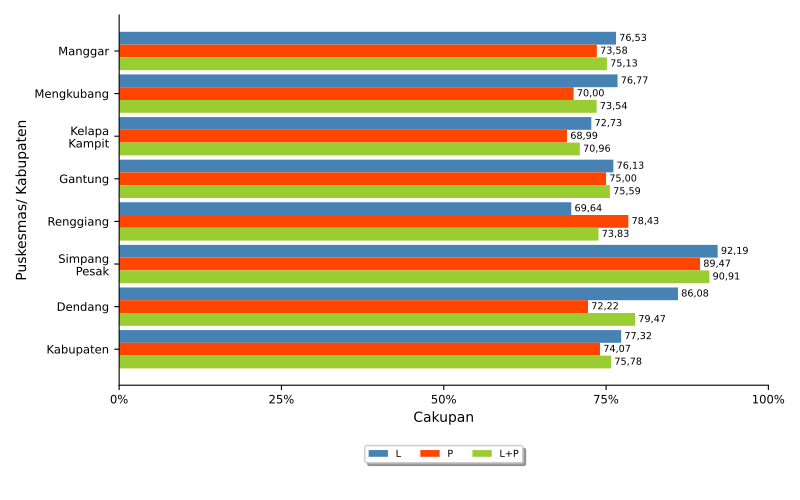

Generate this figure with Python:
import numpy as np
import matplotlib.pyplot as plt
import pandas
from textwrap import wrap
from matplotlib.ticker import FuncFormatter
import locale
locale.setlocale(locale.LC_ALL, 'id_ID.UTF8')

import sys, os, inspect
currentdir = os.path.dirname(os.path.abspath(inspect.getfile(inspect.currentframe())))
parentdir = os.path.dirname(currentdir)
sys.path.insert(0, parentdir)

berkasData = currentdir +'\\bab_05_20_dataImunAntigenBaru.csv'
berkasSimpan = currentdir +'\\bab_05_20_imunAntigenBaru.pdf'
# judulDiagram = 'Cakupan Imunisasi HB0\nTahun 2021'
sumbuX = 'Cakupan'
sumbuY = 'Puskesmas/ Kabupaten'
tickerSumbuX = np.arange(0,110,25)
labelBar1 = 'L'
labelBar2 = 'P'
labelBar3 = 'L+P'

# read data file
colnames = ['puskesmas','imunAntigenBaruL','imunAntigenBaruP', 'imunAntigenBaruLP']
data = pandas.read_csv(berkasData, names=colnames, sep=';')
puskesmas = data.puskesmas.tolist()
bar1 = data.imunAntigenBaruL.tolist()
bar2 = data.imunAntigenBaruP.tolist()
bar3 = data.imunAntigenBaruLP.tolist()

ind = np.arange(len(puskesmas))  # the x locations for the groups
width = 0.3       # the width of the bars
widthDL = 0.5      # spacing for data labels

# make bars
fig, ax = plt.subplots()
rects1 = ax.barh(ind, bar1, width, color='steelblue', label=labelBar1)
rects2 = ax.barh(ind + width, bar2, width, color='orangered', label = labelBar2)
rects3 = ax.barh(ind + 2*width, bar3, width, color='yellowgreen', label = labelBar3)

# add some text for labels, title and axes ticks
# ax.set_title(judulDiagram)
ax.set_xticks(tickerSumbuX)
ax.set_xlabel(sumbuX)
ax.xaxis.set_major_formatter(FuncFormatter(lambda x, pos: "{:n}%".format(x)))

ax.set_yticks(ind+width)
ax.set_yticklabels(list([ '\n'.join(wrap(l, 10)) for l in puskesmas ]))
ax.invert_yaxis()
ax.set_ylabel(sumbuY)

ax.tick_params(axis='both', which='major', labelsize='small')
ax.spines['top'].set_visible(False)
ax.spines['right'].set_visible(False)

# make legend box
box = ax.get_position()
ax.set_position([box.x0, box.y0 + box.height * 0.1, box.width, box.height * 0.9])
ax.legend(fontsize='x-small', loc='upper center', bbox_to_anchor=(0.5, -0.15), fancybox=True, shadow=True, ncol=3)

# add data label
for i, v in enumerate(bar1):
    ax.text(v + widthDL, i, locale.format_string("%.2f", v), ha='left', va='center', fontsize='x-small')
for i, v in enumerate(bar2):
    ax.text(v + widthDL, i + width, locale.format_string("%.2f", v), ha='left', va='center', fontsize='x-small')
for i, v in enumerate(bar3):
    ax.text(v + widthDL, i + 2*width, locale.format_string("%.2f", v), ha='left', va='center', fontsize='x-small')

# finishing
pyrfig = plt.figure(1)
pyrfig.set_figwidth(8)
pyrfig.set_figheight(5)
# tight_layout to make consistent size
# adjust subplot to make room for legend
fig.subplots_adjust(bottom=-0.15)
plt.tight_layout()
plt.savefig(berkasSimpan)
plt.close(pyrfig)
# plt.show()
